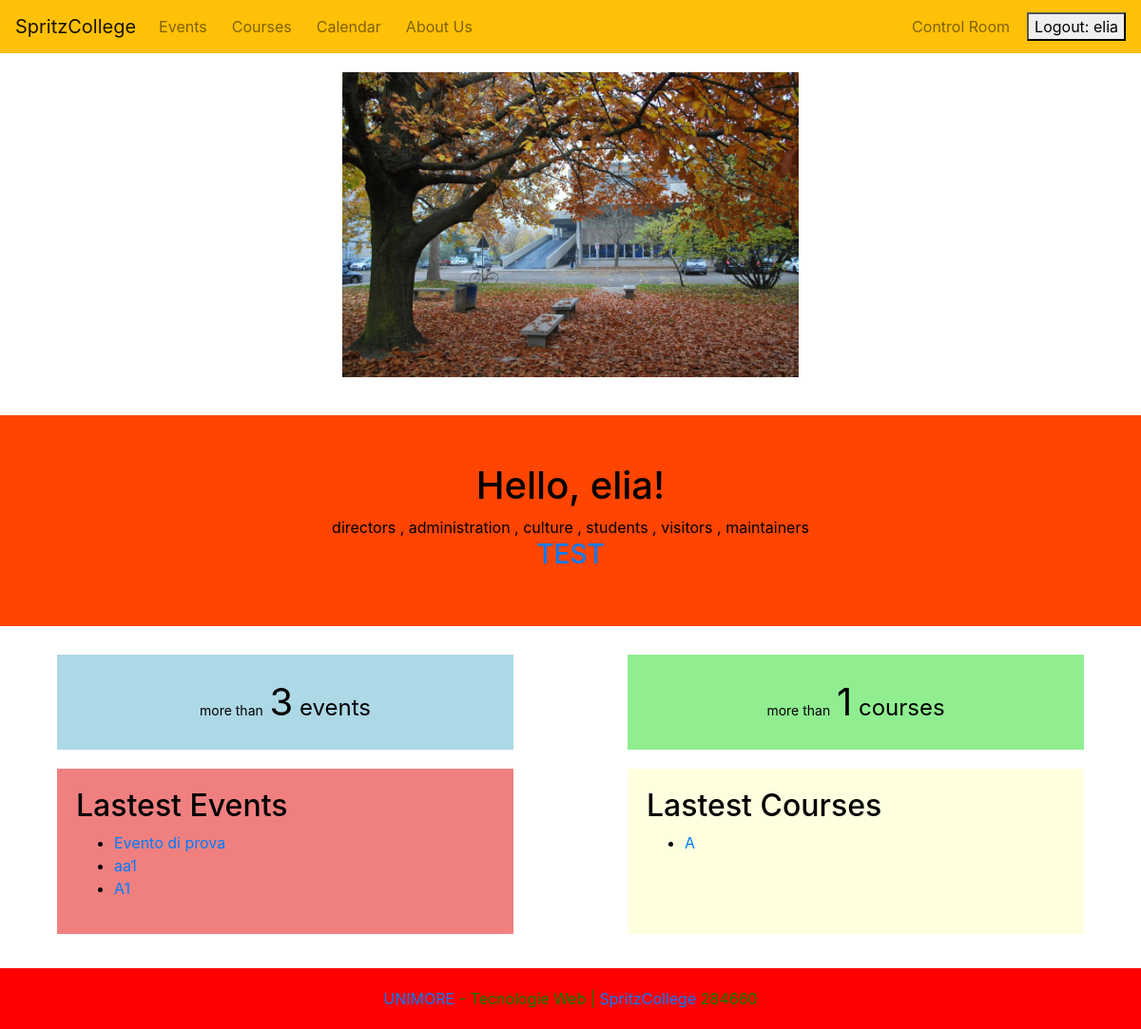
Screenshot of / (signed in) with the database file from the repository.
### Activities/models.py (models this page shows, shortened)
class Event(models.Model):
    ACTIVE = 'active'
    CANCELLED = 'cancelled'
    COMPLETED = 'completed'
    STATUS_CHOICES = [
        (ACTIVE, 'Active'),
        (CANCELLED, 'Cancelled'),
        (COMPLETED, 'Completed'),
    ]
    name = models.CharField(max_length=100)
    description = models.TextField(max_length=250)
    date = models.DateTimeField(default=default_event_time)
    duration = models.DurationField(default=timedelta(hours=1))
    price = models.DecimalField(
        max_digits=10, decimal_places=2, null=True, blank=True, default=Decimal('0.00'))
    max_capacity = models.PositiveIntegerField(default=100)
    place = models.CharField(max_length=100, default="conference room")
    status = models.CharField(
        max_length=20, choices=STATUS_CHOICES, default=ACTIVE)
    class Meta:
        ordering = ['date']

class Course(models.Model):
    CATEGORY_CHOICES = [
        ('ANY', 'uncategorized'),
        ('TCH', 'tech course'),
        ('LTR', 'literature course'),
        ('LAN', 'language course'),
        ('HND', 'craftsman course'),
        ('ART', 'art course'),
    ]
    name = models.CharField(max_length=100)
    description = models.TextField(max_length=250)
    start_date = models.DateField()
    end_date = models.DateField()
    recurrence_day = models.CharField(max_length=20)
    time = models.TimeField()
    image = models.ImageField(
        upload_to=course_image_path, default='Courses/default.jpg')
    category = models.CharField(
        max_length=50, choices=CATEGORY_CHOICES, default='ANY')

### SpritzCollege/views.py (the view)
# urls.py: re_path(r"^$|^\/$|^home\/$", go_home, name="home"),
def go_home (request):
    today = date.today()
    latest_courses = Course.objects.filter(end_date__gte=today).order_by('-end_date')[:5]
    ctx = {"title":"Home", "events_list": Event.objects.all(), "courses_list": Course.objects.all(), "latest_events": Event.objects.order_by('date')[:5], "latest_courses": latest_courses}
    return render(request, template_name="index.html", context=ctx)

### Profiles/templatetags/filter.py (called while the page is built)
@register.filter(name='has_group')
def has_group(user, group_name):
    if user.is_superuser:
        return True
    group = Group.objects.get(name=group_name)
    return True if group in user.groups.all() else False

### templates/index.html (shortened to what this page needs)
{% extends 'base.html' %}
{% load filter %}
{% block content %}
{% load static %}
<div style="display: flex; justify-content: center; padding: 20px 0;">
    <img src="{% static 'home1.jpeg' %}" alt="iH_homepage" style="width: 40%; height: auto;">
</div>
<div style="margin-top: 20px; background-color: orangered; padding: 50px; margin-bottom: 30px;;">
    <center>
        {% if user.is_authenticated %}
        <h1>Hello, {{ user.username }}!</h1>
        {% if request.user.is_superuser %}
        <h3>Welcome back, superman! <a href="/admin"> war room?</a></h3>
        {% else %}
        {% if request.user.groups.exists %}
        {% for group in request.user.groups.all %}
        {% if not forloop.first %}, {% endif %}
        {{ group.name }}
        {% endfor %}
        {% else %}
        <p>No groups detected</p>
        {% endif %}
        {% endif %}
        {% else %}
        <h1>Welcome at SpritzCollege!</h1>
        <h3> <a href="{% url 'about_us' %}">Read about us</a>, otherwise watch our program!</h3>
        {% endif %}
        <h3> <a href="{% url 'about_us' %}">TEST</a></h3>
    </center>
</div>
<div style=" top: 50%; left:50%; bottom: 50;">
    <div style="display: flex; justify-content: space-around;">
        <div style="width: 40%; background-color: lightblue; padding: 20px;">
            {% if events_list.count > 0 %}
            <div style="font-size: 24px; text-align: center;">
                <span style="font-size: 14px;">more than</span>
                <span style="font-size: 40px;">{{ events_list.count }}</span>
                <span style="font-size: 24px;">events</span>
            </div>
            {% endif %}
        </div>
        <div style="width: 40%; background-color: lightgreen; padding: 20px;">
            {% if courses_list.count > 0 %}
            <div style="font-size: 24px; text-align: center;">
                <span style="font-size: 14px;">more than</span>
                <span style="font-size: 40px;">{{ courses_list.count }}</span>
                <span style="font-size: 24px;">courses</span>
            </div>
            {% endif %}
        </div>
    </div>
</div>
<div style="display: flex; justify-content: space-around; margin-top: 20px;">
    <div style="width: 40%; background-color: lightcoral; padding: 20px;">
        {% if latest_events.count > 0 %}
        <h2>Lastest Events</h2>
        <ul>
            {% for event in latest_events %}
            <li>
                <a href="{% url 'event_detail' event.id %}">{{ event.name }}</a>
            </li>
            {% endfor %}
            {% endif %}
        </ul>
    </div>
    <div style="width: 40%; background-color: lightyellow; padding: 20px;">
        {% if latest_courses.count > 0 %}
        <h2>Lastest Courses</h2>
        <ul>
            {% for course in latest_courses %}
            <li>
                <a href="{% url 'course_detail' course.id %}">{{ course.name }}</a>
            </li>
            {% endfor %}
            {% endif %}
        </ul>
    </div>
</div>
{% endblock %}

### templates/base.html (shortened to what this page needs)
{% load static %}
<!DOCTYPE html>
<html lang="it">
<head>
  <link rel="stylesheet" href="https://cdn.jsdelivr.net/npm/bootstrap@4.6.1/dist/css/bootstrap.min.css">
  <link rel="stylesheet" href="https://cdnjs.cloudflare.com/ajax/libs/font-awesome/5.15.1/css/all.min.css">
</head>
<body>
  <header class="top-bar">
    <nav class="navbar navbar-expand-lg navbar-light bg-warning text-white">
      <a class="navbar-brand" href="{% url 'home' %}">SpritzCollege</a>
      <div class="collapse navbar-collapse" id="navbarSupportedContent">
        <ul class="navbar-nav mr-auto">
          <li class="nav-item">
            <a class="nav-link" href="{% url 'list_events' %}">Events</a>
          </li>
          <li class="nav-item">
            <a class="nav-link" href="{% url 'list_courses' %}">Courses</a>
          </li>
          <li class="nav-item">
            <a class="nav-link" href="{% url 'calendar_view' %}">Calendar</a>
          </li>
          <li class="nav-item">
            <a class="nav-link" href="{% url 'about_us' %}">About Us</a>
          </li>
        </ul>
        {% if request.user.is_authenticated %}
        <ul class="navbar-nav ml-auto">
          <li class="nav-item">
            <a class="nav-link" href="{% url 'my_messages' %}">Control Room</a>
          </li>
      </div>
      {% endif %}
      {% if user.is_authenticated %}
      <form method="post" action="{% url 'logout' %}">
        <button type="submit">Logout: {{user.username}}</button>
      </form>
      {% else %}
      <a style="padding-right: 10px; font-style: italic;" href="{% url 'register' %}">submit</a>
        <form method="post" action="{% url 'login' %}">
          {% csrf_token %}
          <button type="submit">Sign in</button>
        </form>
      {% endif %}
    </nav>
  </header>
  <main>
    {% block content %}
    {% endblock %}
  </main>
  <footer class="bottom-bar">
    <div class="text-center">
      <a href="https://www.unimore.it/it">UNIMORE</a> - Tecnologie Web | <a href="{% url 'home' %}">SpritzCollege</a>
    </div>
  </footer>
</body>
</html>

### templates/base.html (style rules this page uses)
body { margin-bottom: 100px; background-color: white; color: black; height: 100%; }
.navbar-nav { display: flex; align-items: center; }
.nav-item { margin-right: 10px; }
.bottom-bar { position: fixed; bottom: 0; width: 100%; display: flex; align-items: center; justify-content: center; background-color: red; padding: 20px 0; color: green; }

### rows the page displays
Event: name "Evento di prova"
Event: name "aa1"
Event: name "A1"
Course: name "A"

### other values shown
{{ user.username }} "elia"
{{ group.name }} "directors"
{{ group.name }} "administration"
{{ group.name }} "culture"
{{ group.name }} "students"
{{ group.name }} "visitors"
{{ group.name }} "maintainers"
{{ events_list.count }} "3"
{{ courses_list.count }} "1"
